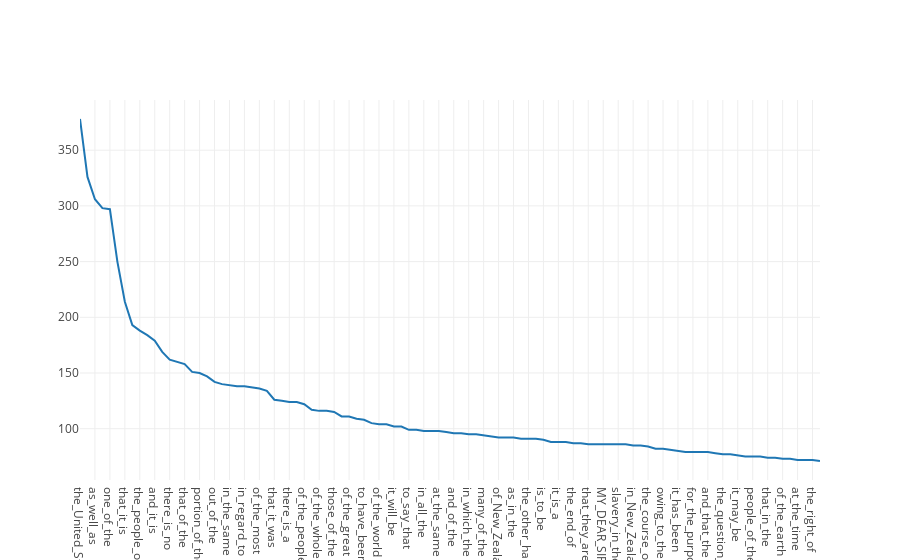

The code cell stored with this chart in its notebook:
### Code cell
# Sorted trigram with frequency Graph
iplot([{"x" : ['_'.join(x) for x in list(zip(*sorted_trigrams))[0]], "y": list(zip(*sorted_trigrams))[1]}])

### Figure 1 — Plotly figure (JSON) as saved in the notebook; plotly's stock layout.template omitted (floating-point values rounded to 4 significant figures)
{"data": [{"type": "scatter", "uid": "d30ec094-b448-11e8-b2fc-8cec4b02ab43", "x": ["the_United_States", "of_the_United", "as_well_as", "part_of_the", "one_of_the", "I_do_not", "that_it_is", "some_of_the", "the_people_of", "of_the_same", "and_it_is", "the_fact_that", "there_is_no", "and_in_the", "that_of_the", "so_far_as", "portion_of_the", "in_favor_of", "out_of_the", "the_case_of", "in_the_same", "as_to_the", "in_regard_to", "parts_of_the", "of_the_most", "of_the_country", "that_it_was", "that_there_is", "there_is_a", "of_all_the", "of_the_people", "it_is_not", "of_the_whole", "in_the_case", "those_of_the", "it_would_be", "of_the_great", "found_in_the", "to_have_been", "the_whole_of", "of_the_world", "so_as_to", "it_will_be", "of_the_Union", "to_say_that", "a_number_of", "in_all_the", "to_be_the", "at_the_same", "of_the_species", "and_of_the", "on_the_other", "in_which_the", "to_be_a", "many_of_the", "to_show_that", "of_New_Zealand", "that_I_have", "as_in_the", "by_means_of", "the_other_hand", "of_the_Constitution", "is_to_be", "the_same_time", "it_is_a", "the_number_of", "the_end_of", "Dred_Scott_decision", "that_they_are", "in_order_to", "MY_DEAR_SIR:", "the_origin_of", "slavery_in_the", "more_or_less", "in_New_Zealand", "no_less_than", "the_course_of", "which_have_been", "owing_to_the", "the_purpose_of", "it_has_been", "the_Dred_Scott", "for_the_purpose", "due_to_the", "and_that_the", "the_distribution_of", "the_question_of", "side_of_the", "it_may_be", "the_power_of", "people_of_the", "to_believe_that", "that_in_the", "in_the_Constitution", "of_the_earth", "two_or_three", "at_the_time", "of_natural_selection", "the_right_of", "I_have_not"], "y": [378, 326, 306, 298, 297, 250, 214, 193, 188, 184, 179, 169, 162, 160, 158, 151, 150, 147, 142, 140, 139, 138, 138, 137, 136, 134, 126, 125, 124, 124, 122, 117, 116, 116, 115, 111, 111, 109, 108, 105, 104, 104, 102, 102, 99, 99, 98, 98, 98, 97, 96, 96, 95, 95, 94, 93, 92, 92, 92, 91, 91, 91, 90, 88, 88, 88, 87, 87, 86, 86, 86, 86, 86, 86, 85, 85, 84, 82, 82, 81, 80, 79, 79, 79, 79, 78, 77, 77, 76, 75, 75, 75, 74, 74, 73, 73, 72, 72, 72, 71]}], "layout": {}}
